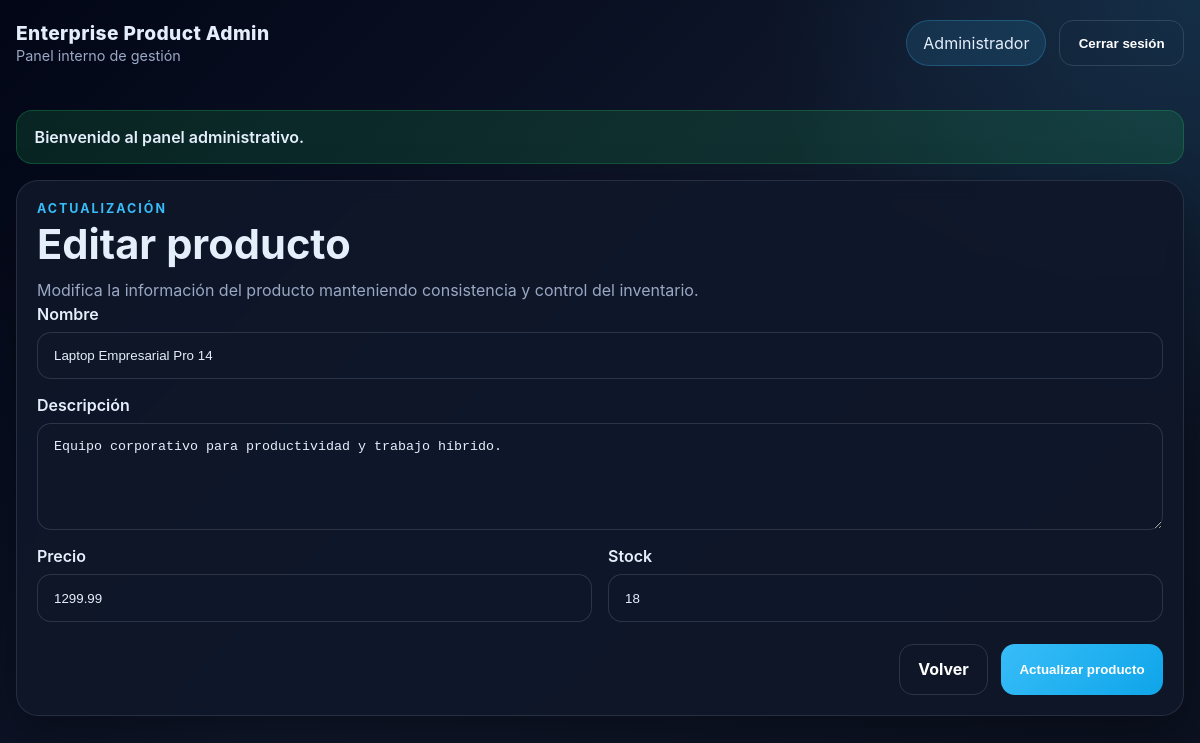
Page /?route=products/edit&id=1 (signed in) on the committed database.
### tables this page shows
CREATE TABLE IF NOT EXISTS products (
    id INT AUTO_INCREMENT PRIMARY KEY,
    name VARCHAR(150) NOT NULL,
    description TEXT NULL,
    price DECIMAL(10,2) NOT NULL,
    stock INT NOT NULL,
    created_at TIMESTAMP DEFAULT CURRENT_TIMESTAMP
);

### core/Controller.php (called while the page is built, shortened)
<?php
abstract class Controller
{
    protected function view(string $view, array $data = []): void
    {
        extract($data, EXTR_SKIP);
        $viewPath = __DIR__ . '/../views/' . $view . '.php';
        require __DIR__ . '/../views/layouts/header.php';
        require $viewPath;
        require __DIR__ . '/../views/layouts/footer.php';
    }
    protected function old(string $key, string $default = ''): string
    {
        return htmlspecialchars($_SESSION['old'][$key] ?? $default, ENT_QUOTES, 'UTF-8');
    }
}

### controllers/ProductController.php (called while the page is built, shortened)
<?php
require_once __DIR__ . '/../core/Controller.php';
require_once __DIR__ . '/../models/Product.php';
class ProductController extends Controller
{
    private Product $productModel;
    public function __construct()
    {
        $this->productModel = new Product();
    }
    public function edit(): void
    {
        $id = (int)($_GET['id'] ?? 0);
        $product = $this->productModel->find($id);
        $this->view('products/edit', [
            'title' => 'Editar producto',
            'product' => $product,
            'csrf' => $this->csrfToken(),
            'errors' => $_SESSION['errors'] ?? [],
        ]);
    }
}

### core/Router.php (called while the page is built, shortened)
<?php
class Router
{
    private array $routes = [
        'GET' => [],
        'POST' => [],
    ];
    public function get(string $path, array $handler, array $middlewares = []): void
    {
        $this->routes['GET'][$path] = compact('handler', 'middlewares');
    }
    public function post(string $path, array $handler, array $middlewares = []): void
    {
        $this->routes['POST'][$path] = compact('handler', 'middlewares');
    }
    public function dispatch(string $method, string $path): void
    {
        $route = $this->routes[$method][$path] ?? null;
        [$controllerClass, $action] = $route['handler'];
        $controller = new $controllerClass();
        $controller->$action();
    }
}

### public/index.php (called while the page is built, shortened)
<?php
require_once __DIR__ . '/../core/Router.php';
require_once __DIR__ . '/../controllers/ProductController.php';
$router = new Router();
$router->get('/', [AuthController::class, 'showLogin']);
$router->get('login', [AuthController::class, 'showLogin']);
$router->post('login', [AuthController::class, 'login']);
$router->post('logout', [AuthController::class, 'logout'], [AuthMiddleware::class]);
$router->get('products', [ProductController::class, 'index'], [AuthMiddleware::class]);
$router->get('products/create', [ProductController::class, 'create'], [AuthMiddleware::class]);
$router->post('products/store', [ProductController::class, 'store'], [AuthMiddleware::class]);
$router->get('products/show', [ProductController::class, 'show'], [AuthMiddleware::class]);
$router->get('products/edit', [ProductController::class, 'edit'], [AuthMiddleware::class]);
$router->post('products/update', [ProductController::class, 'update'], [AuthMiddleware::class]);
$router->post('products/delete', [ProductController::class, 'destroy'], [AuthMiddleware::class]);
$route = trim((string)($_GET['route'] ?? '/'), '/');
$route = $route === '' ? '/' : $route;
$method = $_SERVER['REQUEST_METHOD'] ?? 'GET';
$router->dispatch($method, $route);

### config/database.php (called while the page is built)
<?php
class Database
{
    public static function connect()
    {
        $host = '127.0.0.1';
        $port = '8889';
        $db   = 'crud_productos';
        $user = 'root';
        $pass = 'root';
        $charset = 'utf8mb4';
        $dsn = "mysql:host=$host;port=$port;dbname=$db;charset=$charset";
        return new PDO($dsn, $user, $pass, [
            PDO::ATTR_ERRMODE => PDO::ERRMODE_EXCEPTION,
            PDO::ATTR_DEFAULT_FETCH_MODE => PDO::FETCH_ASSOC,
        ]);
    }
}

### core/Model.php (called while the page is built, shortened)
<?php
require_once __DIR__ . '/../config/database.php';
abstract class Model
{
    public function __construct()
    {
        $this->db = Database::connect();
    }
}

### models/Product.php (called while the page is built, shortened)
<?php
require_once __DIR__ . '/../core/Model.php';
class Product extends Model
{
    public function find(int $id): ?array
    {
        $stmt = $this->db->prepare('SELECT * FROM products WHERE id = :id LIMIT 1');
        $stmt->execute(['id' => $id]);
        $product = $stmt->fetch();
        return $product ?: null;
    }
}

### views/products/partials/form.php (the view, shortened to what this page needs)
<div class="form-group full-width">
    <label for="name">Nombre</label>
    <input id="name" name="name" type="text" maxlength="150" value="<?= $this->old('name', $product['name'] ?? ''); ?>" required>
</div>
<div class="form-group full-width">
    <label for="description">Descripción</label>
    <textarea id="description" name="description" rows="5" placeholder="Describe el producto, uso, categoría o características."><?= $this->old('description', $product['description'] ?? ''); ?></textarea>
</div>
<div class="form-group">
    <label for="price">Precio</label>
    <input id="price" name="price" type="number" step="0.01" min="0" value="<?= $this->old('price', isset($product['price']) ? (string)$product['price'] : ''); ?>" required>
</div>
<div class="form-group">
    <label for="stock">Stock</label>
    <input id="stock" name="stock" type="number" min="0" step="1" value="<?= $this->old('stock', isset($product['stock']) ? (string)$product['stock'] : ''); ?>" required>
</div>

### public/assets/css/app.css (style rules this page uses)
:root { --bg: #0b1120; --bg-soft: #111827; --panel: rgba(15, 23, 42, 0.88); --panel-border: rgba(148, 163, 184, 0.18); --text: #e5eefb; --muted: #9aa8c4; --primary: #38bdf8; --primary-dark: #0ea5e9; --danger: #ef4444; --success: #22c55e; --warning: #f59e0b; --shadow: 0 18px 50px rgba(0, 0, 0, 0.35); }
* { box-sizing: border-box; }
html, body { margin: 0; padding: 0; font-family: Inter, Arial, sans-serif; background: radial-gradient(circle at top right, rgba(56, 189, 248, 0.15), transparent 30%), linear-gradient(135deg, #020617, #0f172a 50%, #0b1120 100%); color: var(--text); }
body { min-height: 100vh; }
.form-group { display: flex; flex-direction: column; gap: .5rem; }
.form-group label { font-weight: 600; }
.form-group input, .form-group textarea { width: 100%; padding: .95rem 1rem; border-radius: 14px; border: 1px solid rgba(148,163,184,.22); background: rgba(15,23,42,.8); color: var(--text); outline: none; }
.full-width { grid-column: 1 / -1; }

### rows in the picture
products: name "Laptop Empresarial Pro 14", description "Equipo corporativo para productividad y trabajo híbrido.", price "1299.99", stock "18"

### other values in the picture
$user['name'] "Administrador"
$flash['message'] "Bienvenido al panel administrativo."
